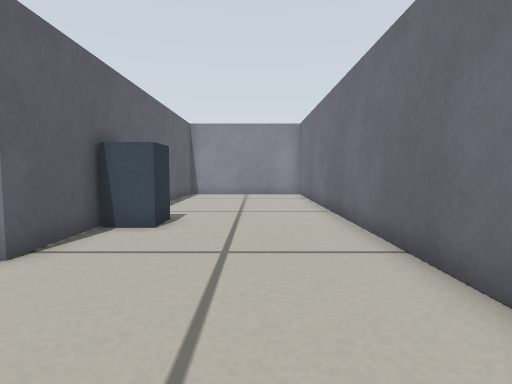
View 1 (above)

16 first-person views from a walk through a robot-simulator world made for Gazebo. The camera is 0.27 m above the floor, tilts 4° down and sees 80° across. The floor is counted in squares, 0.2 m on a side. Each view is taken from the middle of a square. On the plan, view 1 faces up. The plan holds only what a view shows up to about 14 squares ahead; the rest is blank. Simple shapes stand in for some stock models.

View 2
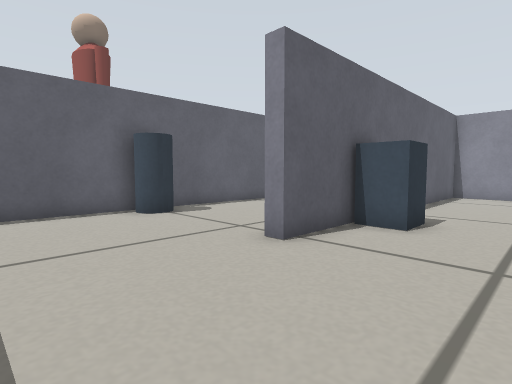

View 3
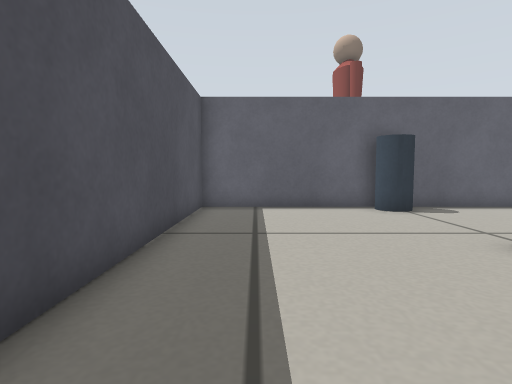

View 4
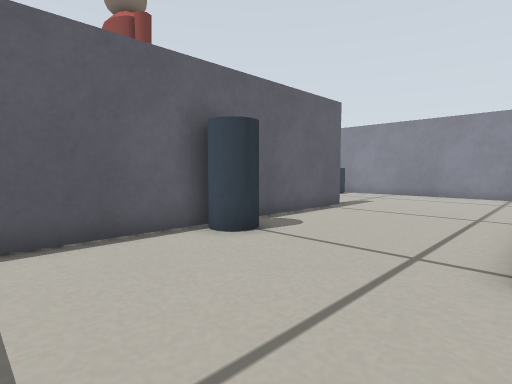

View 5
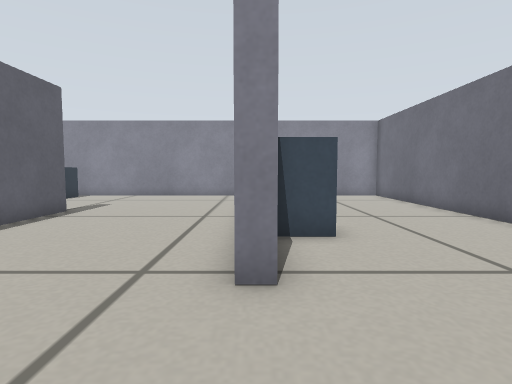

View 6
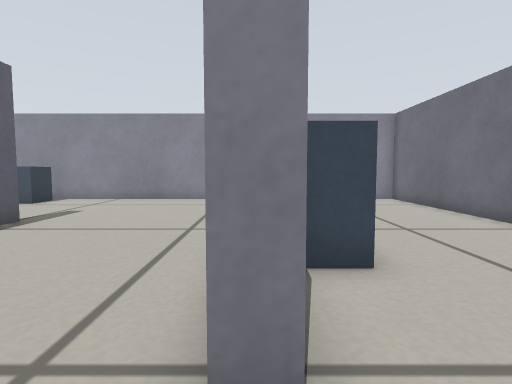

View 7
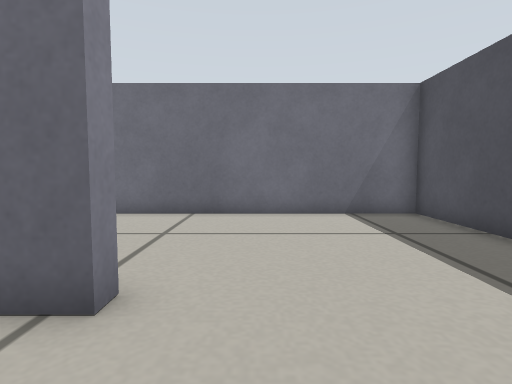

View 8
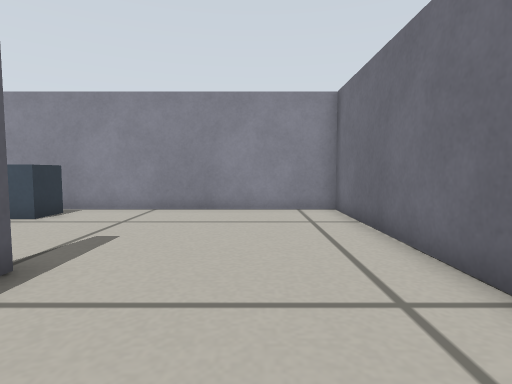

View 9
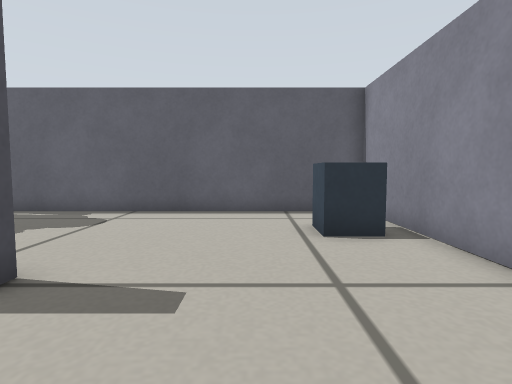

View 10
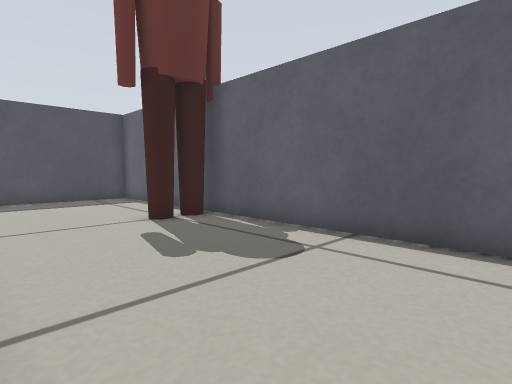

View 11
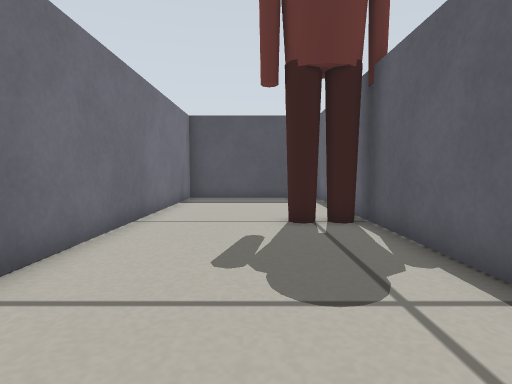

View 12
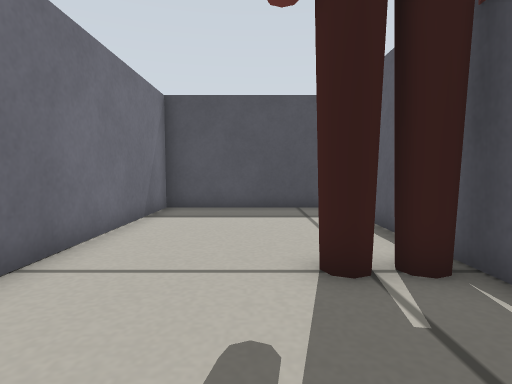

View 13
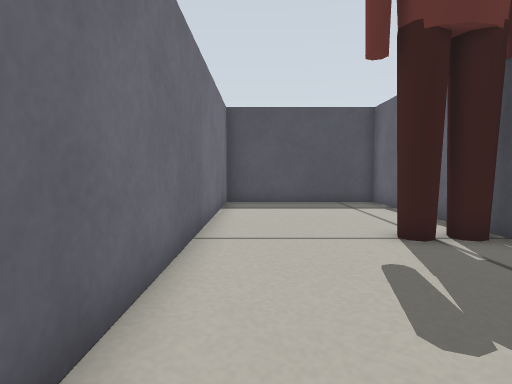

View 14
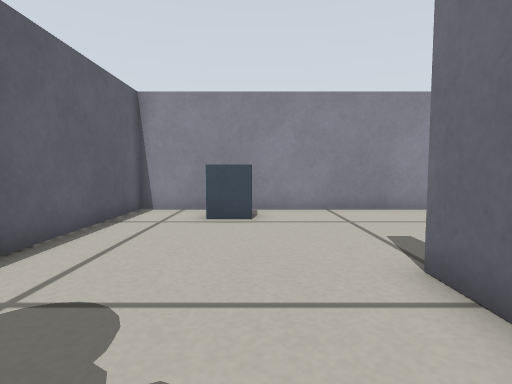

View 15
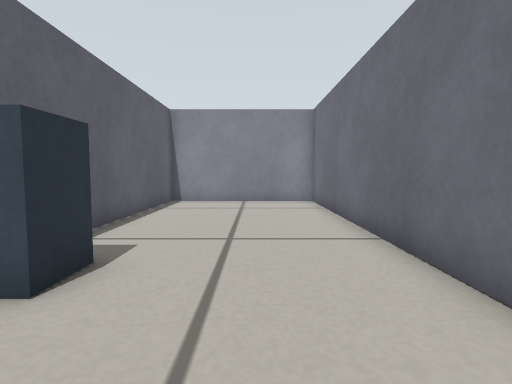

View 16
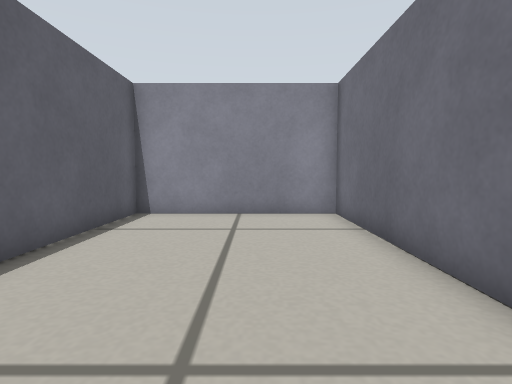

### Floor plan
Ten units are one square. View 1 is at (0, 0); x grows to the right and y downward. Boxes are objects, and circles mark ways between rooms. Rooms are numbered by the first view taken in them; rooms with no view inside come last. Other rooms are left out.
<svg viewBox="-175 -180 205 205">
<path fill="none" stroke="#000" d="M-45 20 25 20 25 -175 -37 -175 -37 -45 -42 -45M-42 -101 -42 -175 -116 -175M-102 -111 -102 20 -45 20M-42 -45 -42 -54M-116 -175 -170 -175 -170 20 -108 20 -108 -110"/>
<rect x="-35" y="-85" width="10" height="20" fill="#bbb"><title>blue box</title></rect>
<rect x="-105" y="-55" width="20" height="10" fill="#bbb"><title>blue cylinder</title></rect>
<rect x="-165" y="-55" width="20" height="10" fill="#bbb"><title>person</title></rect>
<rect x="-145" y="-165" width="20" height="10" fill="#bbb"><title>blue box</title></rect>
<circle cx="-40" cy="-15" r="3" fill="#2a7"/>
<circle cx="-105" cy="-145" r="3" fill="#2a7"/>
<text x="-10" y="-80">1</text>
<text x="-70" y="-90">2</text>
<text x="-140" y="-80">3</text>
</svg>
Room 1 opens to room 2. Room 2 opens to room 3.

Where each view was taken, in squares from view 1:
view 1: 0 up, 0 right, facing up
view 2: 0 up, 0 right, facing up-left
view 3: 0 up, 1 right, facing left
view 4: 0 up, 4 left, facing up-left
view 5: 1 up, 4 left, facing up
view 6: 3 up, 4 left, facing up
view 7: 3 up, 7 left, facing right
view 8: 7 up, 7 left, facing up
view 9: 14 up, 7 left, facing left
view 10: 13 up, 11 left, facing down-left
view 11: 13 up, 14 left, facing down
view 12: 9 up, 14 left, facing down
view 13: 11 up, 12 left, facing down
view 14: 7 up, 13 left, facing up
view 15: 4 up, 0 right, facing up
view 16: 8 up, 0 right, facing up
